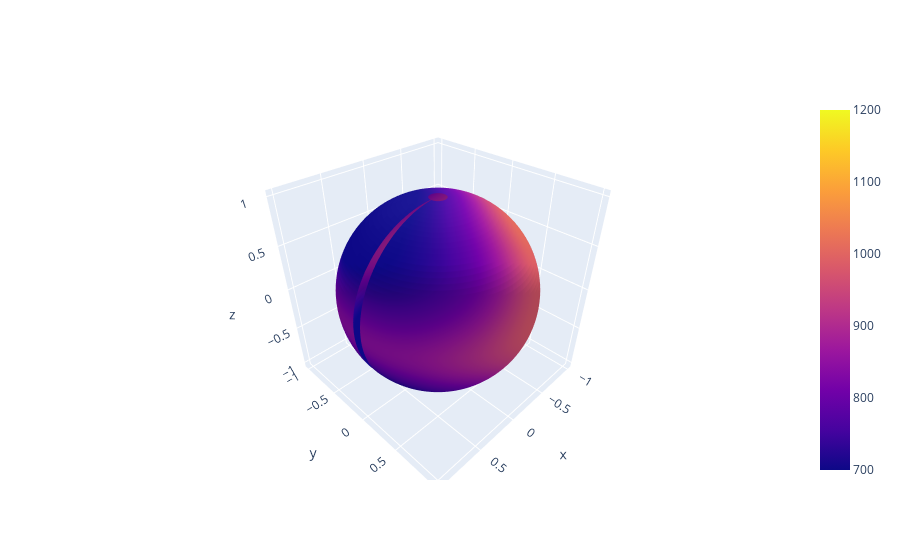

Write notebook code for a chart like this one.
### Markdown cell above
### Plotting temperature data on a sphere

### Code cell
# this is a sphere
theta = uniform_longitudes.values + np.pi
phi = np.arcsin(gaussian_latitudes.values)+np.pi/2
#theta = np.append(theta,np.nan)
#phi = np.append(phi,np.nan)
x = np.outer(np.cos(theta),np.sin(phi))
y = np.outer(np.sin(theta),np.sin(phi))
z = np.outer(np.ones(127),np.cos(phi))

#call plotly
fig= go.Figure(go.Surface(x=x, y=y, z=z,surfacecolor=hot_Jupiter_snapshot.values[:,:-1].T,cmax=1200,cmin=700))
fig.show()

### Figure 1 — Plotly figure (JSON) as saved in the notebook; plotly's stock layout.template omitted (floating-point values rounded to 4 significant figures; data arrays with more than 128 entries replaced by an {"elided": "..."} marker saying what was removed)
{"data": [{"cmax": 1200, "cmin": 700, "surfacecolor": {"elided": "127x63 float values"}, "type": "surface", "x": {"elided": "127x63 float values"}, "y": {"elided": "127x63 float values"}, "z": {"elided": "127x63 float values"}}], "layout": {}}
